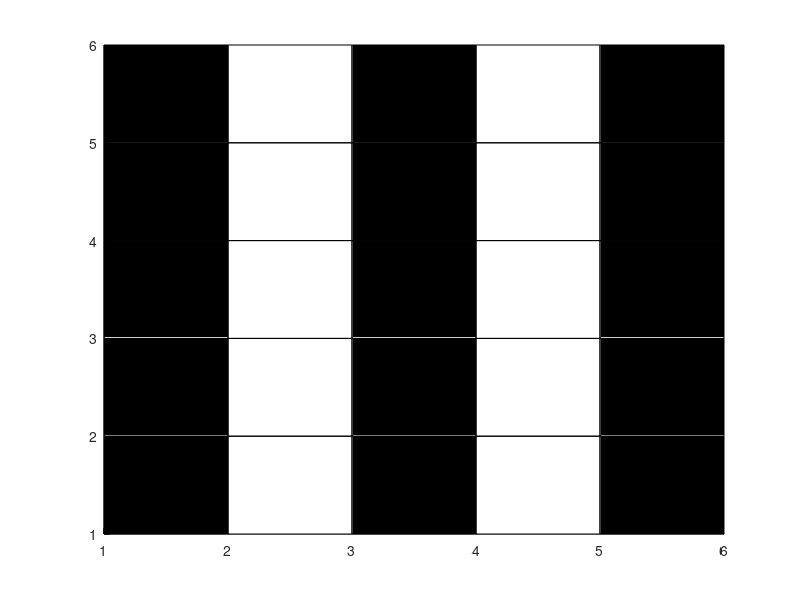

Write MATLAB code to recreate this figure.
clc;
close all;
clear all;

s1= input('row= ');
s2= input('column= ');

m=1
 
for i=1:s1
    
    for j=1:s2
        
        if isequal(m,0)
            rectangle('Position',[j i 1 1], 'FaceColor',[1 1 1])
            m=1;
        else
            rectangle('Position',[j i 1 1], 'FaceColor',[0 0 0])
            m=0;
        end
        
    end
    
     if isequal(m,0)
            m=1;
     else
            m=0;
     end
       if rem(s2,2)==0
            if m==0
            m=1;
            else
            m=0;
            end
        end
     
     
end
